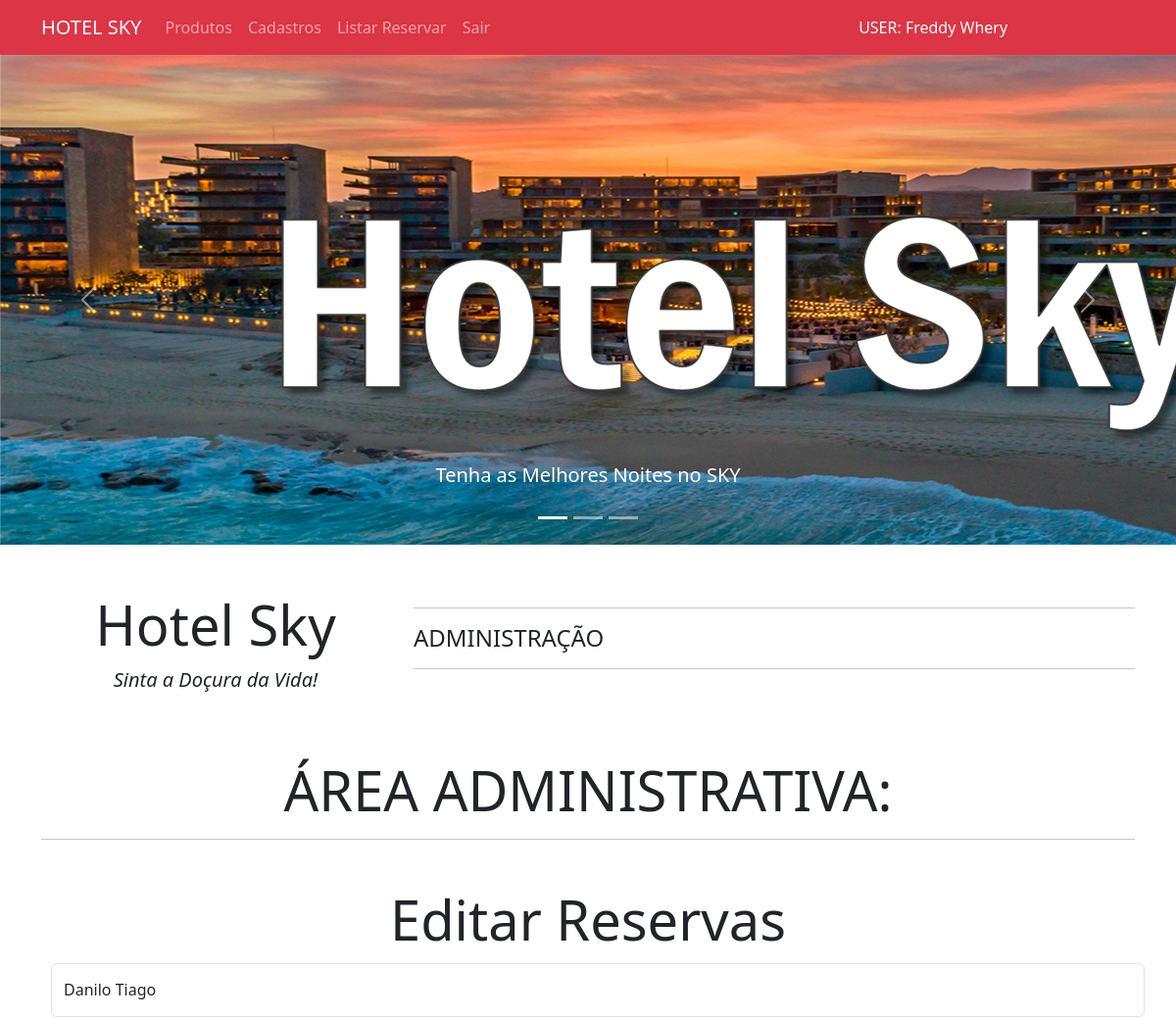
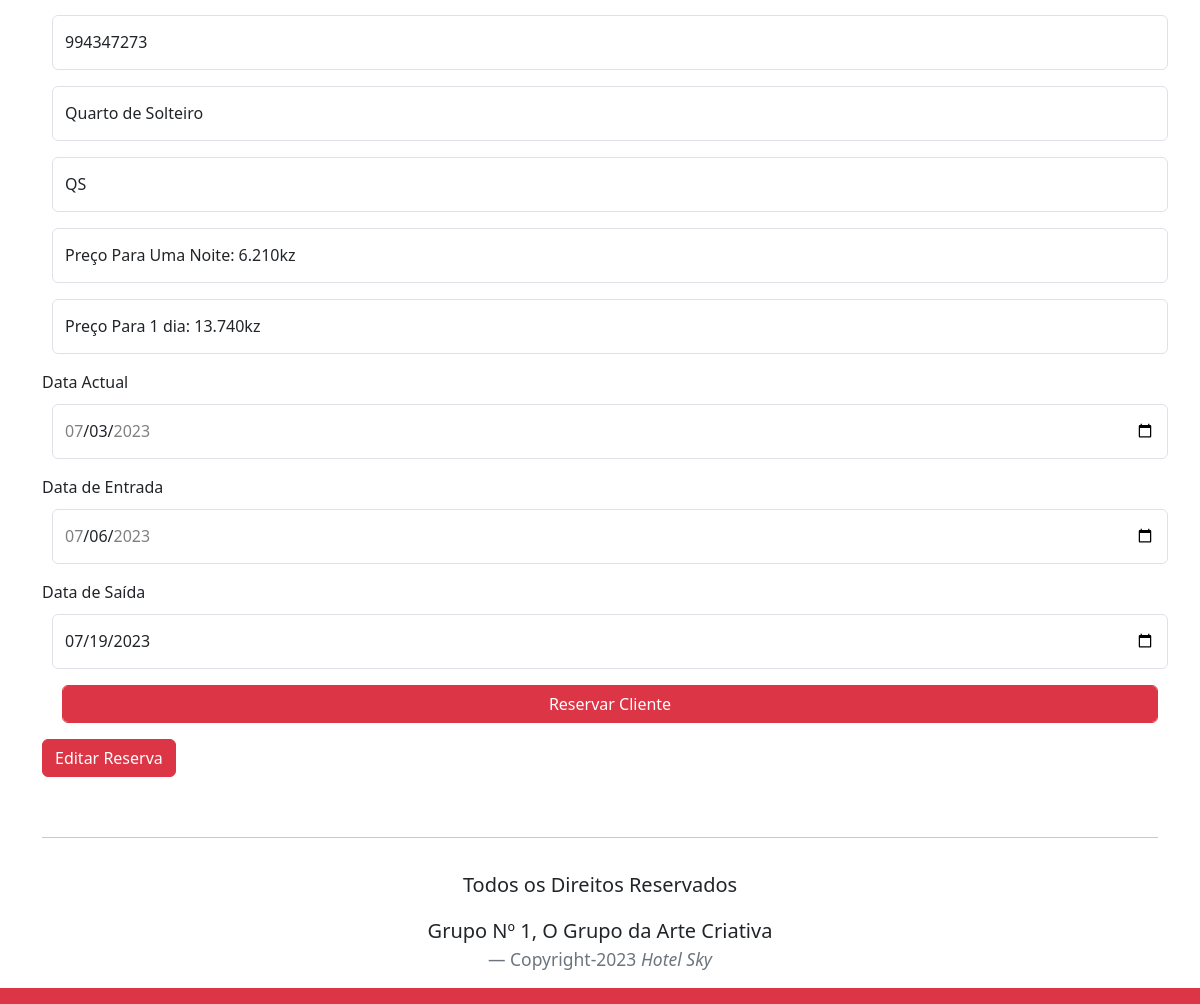
Screenshot of /areaprivada.php?page=editarreservar&codigoClient=4&codigoQuarto=4&codigoReserva=4 (signed in) with the database file from the repository (2 pictures, top to bottom).
### tables this page shows
CREATE TABLE `cliente` (
  `codigoClient` int NOT NULL,
  `nomeCliente` varchar(50) NOT NULL,
  `contacto` varchar(12) NOT NULL
);

CREATE TABLE `quarto` (
  `codigoQuarto` int NOT NULL,
  `nome` varchar(50) NOT NULL,
  `descricao` varchar(50) NOT NULL,
  `preco_uma_noite` varchar(30) NOT NULL,
  `preco_um_dia` varchar(30) NOT NULL
);

CREATE TABLE `reserva` (
  `codigoReserva` int NOT NULL,
  `datareser` varchar(12) NOT NULL,
  `dataentrada` varchar(12) NOT NULL,
  `datasaída` varchar(12) NOT NULL,
  `codigoClient` int DEFAULT NULL,
  `codigoQuarto` int DEFAULT NULL
);

### editarreservar-reservar.php (the view, shortened to what this page needs)
<h1 class="text-center display-4">Editar Reservas</h1>
<?php
$sql="SELECT * FROM cliente WHERE codigoClient=".$_REQUEST["codigoClient"];
$res=$conn->query($sql);
$row=$res->fetch_object();
$sql1="SELECT * FROM quarto WHERE codigoQuarto=".$_REQUEST["codigoQuarto"];
$res1=$conn->query($sql1);
$row1=$res1->fetch_object();
$sql2="SELECT * FROM reserva WHERE codigoReserva=".$_REQUEST["codigoReserva"];
$res2=$conn->query($sql2);
$row2=$res2->fetch_object();
?>
<form action="?page=salvarreservar" method="POST">
<div class="mb-3">
<input type="text" placeholder="Digite o Nome" maxlength="30" name="nomeCliente" class="form-control" value="<?php print $row->nomeCliente; ?>" required>
</div>
<div class="mb-3">
    <input type="text" placeholder="Contacto" maxlength="9" name="contacto" class="form-control" value="<?php print $row->contacto; ?>" required>
</div>
<div class="mb-3">
<input type="text" placeholder="Nome do Quarto" maxlength="30" name="nome" class="form-control" value="<?php print $row1->nome; ?>" readonly>
</div>
<div class="mb-3">
<input type="text" placeholder="Descrição do Quarto" maxlength="30" name="descricao" class="form-control" value="<?php print $row1->descricao; ?>" readonly>
</div>
<div class="mb-3">
<input type="text" placeholder="Preço de Uma Noite" maxlength="30" name="preco_uma_noite" class="form-control" value="<?php print $row1->preco_uma_noite; ?>" readonly>
</div>
<div class="mb-3">
<input type="text" placeholder="Preço de 1 Dia" maxlength="30" name="preco_um_dia" class="form-control" value="<?php print $row1->preco_um_dia; ?>" readonly>
</div>
<div class="mb-3">
<label>Data Actual</label>
<input type="date" maxlength="12" name="datareser" class="form-control" min="2023-07-04"  max="2023-07-10" value="<?php print $row2->datareser; ?>" required>
</div>
<div class="mb-3">
<label>Data de Entrada</label>
<input type="date" maxlength="12" name="dataentrada" class="form-control" min="2023-07-04"  max="2023-07-30" value="<?php print $row2->dataentrada; ?>" required>
</div>
<div class="mb-3">
<label>Data de Saída</label>
<input type="date" maxlength="12" name="datasaída" class="form-control" min="2023-07-04" value="<?php print $row2->datasaída; ?>" required>
</div>
<div class="mb-3 as">
<button type="submit" class="btn btn-danger form-control">Reservar Cliente</button>
</div>
<button type="submit" class="btn btn-danger">Editar Reserva</button>
</div>

### css/Formulario.css (style rules this page uses)
input { display: block; height: 55px; width: 400px; margin: 10px; border-radius: 30px; border: 1px solid black; font-size: 16pt; padding: 10px 20px; background-color: rgba(255,255,255,0.01); outline: none; }

### editarreservar-reservar.php (style rules this page uses)
.as { margin-left: 20px; }

### rows the page displays
cliente: nomeCliente "Danilo Tiago", contacto "994347273"
quarto: nome "Quarto de Solteiro", descricao "QS", preco_uma_noite "Preço Para Uma Noite: 6.210kz", preco_um_dia "Preço Para 1 dia: 13.740kz"
reserva: datareser "07/03/2023", dataentrada "07/06/2023", datasaída "07/19/2023"

### other values shown
$_SESSION['usuarioBD'] "Freddy Whery"
